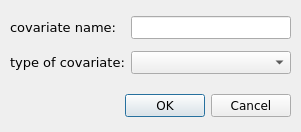
<?xml version="1.0" encoding="UTF-8"?>
<ui version="4.0">
 <class>new_covariate_dialog</class>
 <widget class="QDialog" name="new_covariate_dialog">
  <property name="enabled">
   <bool>true</bool>
  </property>
  <property name="geometry">
   <rect>
    <x>0</x>
    <y>0</y>
    <width>301</width>
    <height>132</height>
   </rect>
  </property>
  <property name="minimumSize">
   <size>
    <width>301</width>
    <height>132</height>
   </size>
  </property>
  <property name="maximumSize">
   <size>
    <width>301</width>
    <height>132</height>
   </size>
  </property>
  <property name="font">
   <font>
    <family>Verdana</family>
   </font>
  </property>
  <property name="windowTitle">
   <string>add new covariate</string>
  </property>
  <property name="windowIcon">
   <iconset>
    <normaloff>:/misc/meta.png</normaloff>:/misc/meta.png</iconset>
  </property>
  <widget class="QDialogButtonBox" name="buttonBox">
   <property name="geometry">
    <rect>
     <x>10</x>
     <y>90</y>
     <width>281</width>
     <height>32</height>
    </rect>
   </property>
   <property name="font">
    <font>
     <family>Verdana</family>
    </font>
   </property>
   <property name="orientation">
    <enum>Qt::Horizontal</enum>
   </property>
   <property name="standardButtons">
    <set>QDialogButtonBox::Cancel|QDialogButtonBox::Ok</set>
   </property>
  </widget>
  <widget class="QWidget" name="layoutWidget">
   <property name="geometry">
    <rect>
     <x>10</x>
     <y>10</y>
     <width>281</width>
     <height>71</height>
    </rect>
   </property>
   <layout class="QGridLayout" name="gridLayout">
    <item row="0" column="0">
     <widget class="QLabel" name="label_2">
      <property name="font">
       <font>
        <family>Verdana</family>
        <pointsize>10</pointsize>
       </font>
      </property>
      <property name="text">
       <string>covariate name:</string>
      </property>
     </widget>
    </item>
    <item row="0" column="1">
     <widget class="QLineEdit" name="covariate_name_le">
      <property name="font">
       <font>
        <family>Verdana</family>
       </font>
      </property>
      <property name="alignment">
       <set>Qt::AlignCenter</set>
      </property>
     </widget>
    </item>
    <item row="1" column="0">
     <widget class="QLabel" name="label">
      <property name="font">
       <font>
        <family>Verdana</family>
        <pointsize>10</pointsize>
       </font>
      </property>
      <property name="text">
       <string>type of covariate:</string>
      </property>
     </widget>
    </item>
    <item row="1" column="1">
     <widget class="QComboBox" name="datatype_cbo_box">
      <property name="font">
       <font>
        <family>Verdana</family>
       </font>
      </property>
     </widget>
    </item>
   </layout>
  </widget>
 </widget>
 <resources>
  <include location="images/icons.qrc"/>
 </resources>
 <connections>
  <connection>
   <sender>buttonBox</sender>
   <signal>accepted()</signal>
   <receiver>new_covariate_dialog</receiver>
   <slot>accept()</slot>
   <hints>
    <hint type="sourcelabel">
     <x>248</x>
     <y>254</y>
    </hint>
    <hint type="destinationlabel">
     <x>157</x>
     <y>274</y>
    </hint>
   </hints>
  </connection>
  <connection>
   <sender>buttonBox</sender>
   <signal>rejected()</signal>
   <receiver>new_covariate_dialog</receiver>
   <slot>reject()</slot>
   <hints>
    <hint type="sourcelabel">
     <x>316</x>
     <y>260</y>
    </hint>
    <hint type="destinationlabel">
     <x>286</x>
     <y>274</y>
    </hint>
   </hints>
  </connection>
 </connections>
</ui>
